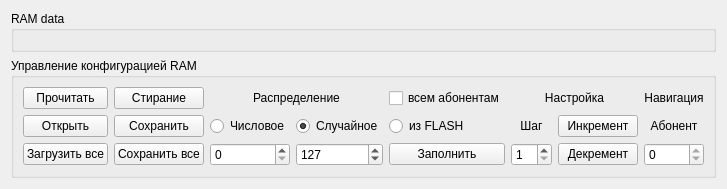
       <widget class="QWidget" name="page_4">
        <property name="geometry">
         <rect>
          <x>0</x>
          <y>0</y>
          <width>668</width>
          <height>187</height>
         </rect>
        </property>
        <attribute name="label">
         <string> Управление ram</string>
        </attribute>
        <layout class="QGridLayout" name="gridLayout_34">
         <item row="0" column="0">
          <widget class="QGroupBox" name="gbRamData">
           <property name="title">
            <string>RAM data</string>
           </property>
           <layout class="QGridLayout" name="gridLayout_35">
            <item row="0" column="0">
             <layout class="QVBoxLayout" name="sul_ram_layout"/>
            </item>
           </layout>
          </widget>
         </item>
         <item row="2" column="0">
          <widget class="QGroupBox" name="groupBox_7">
           <property name="title">
            <string>Управление конфигурацией RAM</string>
           </property>
           <layout class="QGridLayout" name="gridLayout_36">
            <item row="0" column="0">
             <layout class="QGridLayout" name="gridLayout_4">
              <item row="2" column="1">
               <widget class="QPushButton" name="btnRamSaveAll">
                <property name="text">
                 <string>Сохранить все</string>
                </property>
               </widget>
              </item>
              <item row="1" column="2">
               <widget class="QRadioButton" name="rbtFillRamPattern">
                <property name="text">
                 <string>Числовое</string>
                </property>
               </widget>
              </item>
              <item row="1" column="3">
               <widget class="QRadioButton" name="rbtFillRamRandom">
                <property name="text">
                 <string>Случайное</string>
                </property>
                <property name="checked">
                 <bool>true</bool>
                </property>
               </widget>
              </item>
              <item row="2" column="2">
               <widget class="QSpinBox" name="patternFixValue">
                <property name="maximum">
                 <number>255</number>
                </property>
               </widget>
              </item>
              <item row="1" column="5">
               <widget class="QLabel" name="label_16">
                <property name="text">
                 <string>Шаг</string>
                </property>
                <property name="alignment">
                 <set>Qt::AlignCenter</set>
                </property>
               </widget>
              </item>
              <item row="2" column="5">
               <widget class="QSpinBox" name="spbRamStepValue">
                <property name="minimum">
                 <number>1</number>
                </property>
                <property name="maximum">
                 <number>31</number>
                </property>
               </widget>
              </item>
              <item row="1" column="6">
               <widget class="QPushButton" name="btnIncRamValue">
                <property name="text">
                 <string>Инкремент</string>
                </property>
               </widget>
              </item>
              <item row="2" column="6">
               <widget class="QPushButton" name="btnDecRamValue">
                <property name="text">
                 <string>Декремент</string>
                </property>
               </widget>
              </item>
              <item row="1" column="7">
               <widget class="QLabel" name="label_35">
                <property name="text">
                 <string>Абонент</string>
                </property>
                <property name="alignment">
                 <set>Qt::AlignCenter</set>
                </property>
               </widget>
              </item>
              <item row="2" column="7">
               <widget class="QSpinBox" name="spbRamAbonentNumber">
                <property name="minimum">
                 <number>0</number>
                </property>
                <property name="maximum">
                 <number>0</number>
                </property>
               </widget>
              </item>
              <item row="0" column="7">
               <widget class="QLabel" name="label_36">
                <property name="text">
                 <string>Навигация</string>
                </property>
                <property name="alignment">
                 <set>Qt::AlignCenter</set>
                </property>
               </widget>
              </item>
              <item row="0" column="5" colspan="2">
               <widget class="QLabel" name="label_31">
                <property name="text">
                 <string>Настройка</string>
                </property>
                <property name="alignment">
                 <set>Qt::AlignCenter</set>
                </property>
               </widget>
              </item>
              <item row="0" column="2" colspan="2">
               <widget class="QLabel" name="label_34">
                <property name="text">
                 <string>Распределение</string>
                </property>
                <property name="alignment">
                 <set>Qt::AlignCenter</set>
                </property>
               </widget>
              </item>
              <item row="0" column="1">
               <widget class="QPushButton" name="btnRamErase">
                <property name="text">
                 <string>Стирание</string>
                </property>
               </widget>
              </item>
              <item row="1" column="1">
               <widget class="QPushButton" name="btnSaveAbonentRamFile">
                <property name="text">
                 <string>Сохранить</string>
                </property>
               </widget>
              </item>
              <item row="1" column="4">
               <widget class="QRadioButton" name="rbtFillRamFlash">
                <property name="text">
                 <string>из FLASH</string>
                </property>
               </widget>
              </item>
              <item row="2" column="4">
               <widget class="QPushButton" name="btnFillRam">
                <property name="text">
                 <string>Заполнить</string>
                </property>
               </widget>
              </item>
              <item row="2" column="3">
               <widget class="QSpinBox" name="patternRndValue">
                <property name="maximum">
                 <number>255</number>
                </property>
                <property name="value">
                 <number>127</number>
                </property>
               </widget>
              </item>
              <item row="0" column="4">
               <widget class="QCheckBox" name="cbUpdateRamAll">
                <property name="enabled">
                 <bool>true</bool>
                </property>
                <property name="text">
                 <string>всем абонентам</string>
                </property>
               </widget>
              </item>
              <item row="2" column="0">
               <widget class="QPushButton" name="btnRamLoadAll">
                <property name="text">
                 <string>Загрузить все</string>
                </property>
               </widget>
              </item>
              <item row="1" column="0">
               <widget class="QPushButton" name="btnRamOpen">
                <property name="toolTip">
                 <string/>
                </property>
                <property name="statusTip">
                 <string/>
                </property>
                <property name="whatsThis">
                 <string/>
                </property>
                <property name="text">
                 <string>Открыть</string>
                </property>
               </widget>
              </item>
              <item row="0" column="0">
               <widget class="QPushButton" name="btnReadAbonentRamFile">
                <property name="text">
                 <string>Прочитать</string>
                </property>
               </widget>
              </item>
             </layout>
            </item>
           </layout>
          </widget>
         </item>
         <item row="1" column="0">
          <spacer name="verticalSpacer_10">
           <property name="orientation">
            <enum>Qt::Vertical</enum>
           </property>
           <property name="sizeHint" stdset="0">
            <size>
             <width>20</width>
             <height>40</height>
            </size>
           </property>
          </spacer>
         </item>
         <item row="3" column="0">
          <spacer name="verticalSpacer_9">
           <property name="orientation">
            <enum>Qt::Vertical</enum>
           </property>
           <property name="sizeHint" stdset="0">
            <size>
             <width>20</width>
             <height>40</height>
            </size>
           </property>
          </spacer>
         </item>
        </layout>
       </widget>
